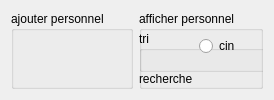
                    <widget class="QWidget" name="tab_6">
                     <attribute name="title">
                      <string>personnel</string>
                     </attribute>
                     <layout class="QHBoxLayout" name="horizontalLayout_59">
                      <item>
                       <layout class="QHBoxLayout" name="horizontalLayout_58">
                        <item>
                         <widget class="QGroupBox" name="groupBox_10">
                          <property name="title">
                           <string>ajouter personnel</string>
                          </property>
                          <widget class="QWidget" name="verticalLayoutWidget">
                           <property name="geometry">
                            <rect>
                             <x>10</x>
                             <y>30</y>
                             <width>471</width>
                             <height>331</height>
                            </rect>
                           </property>
                           <layout class="QVBoxLayout" name="verticalLayout_24">
                            <item>
                             <layout class="QFormLayout" name="formLayout_7">
                              <item row="1" column="0">
                               <widget class="QLabel" name="label_2">
                                <property name="text">
                                 <string>cin</string>
                                </property>
                               </widget>
                              </item>
                              <item row="7" column="0">
                               <widget class="QLabel" name="label">
                                <property name="text">
                                 <string>salaire</string>
                                </property>
                               </widget>
                              </item>
                              <item row="2" column="0">
                               <widget class="QLabel" name="label_3">
                                <property name="text">
                                 <string>nom</string>
                                </property>
                               </widget>
                              </item>
                              <item row="3" column="0">
                               <widget class="QLabel" name="label_4">
                                <property name="text">
                                 <string>prenom</string>
                                </property>
                               </widget>
                              </item>
                              <item row="6" column="0">
                               <widget class="QLabel" name="label_6">
                                <property name="text">
                                 <string>date_naissance</string>
                                </property>
                               </widget>
                              </item>
                              <item row="5" column="0">
                               <widget class="QLabel" name="label_7">
                                <property name="text">
                                 <string>mobile</string>
                                </property>
                               </widget>
                              </item>
                              <item row="4" column="0">
                               <widget class="QLabel" name="label_8">
                                <property name="text">
                                 <string>departement</string>
                                </property>
                               </widget>
                              </item>
                              <item row="1" column="1">
                               <widget class="QLineEdit" name="lineEdit_cinpersonnel"/>
                              </item>
                              <item row="2" column="1">
                               <widget class="QLineEdit" name="lineEdit_nompersonnel"/>
                              </item>
                              <item row="3" column="1">
                               <widget class="QLineEdit" name="lineEdit_prenompersonnel"/>
                              </item>
                              <item row="5" column="1">
                               <widget class="QLineEdit" name="lineEdit_mobilepersonnel"/>
                              </item>
                              <item row="7" column="1">
                               <widget class="QLineEdit" name="lineEdit_salairepersonnel"/>
                              </item>
                              <item row="8" column="0">
                               <widget class="QLabel" name="label_9">
                                <property name="text">
                                 <string>ref_dep</string>
                                </property>
                               </widget>
                              </item>
                              <item row="0" column="1">
                               <spacer name="verticalSpacer">
                                <property name="orientation">
                                 <enum>Qt::Vertical</enum>
                                </property>
                                <property name="sizeHint" stdset="0">
                                 <size>
                                  <width>20</width>
                                  <height>40</height>
                                 </size>
                                </property>
                               </spacer>
                              </item>
                              <item row="9" column="1">
                               <spacer name="verticalSpacer_2">
                                <property name="orientation">
                                 <enum>Qt::Vertical</enum>
                                </property>
                                <property name="sizeHint" stdset="0">
                                 <size>
                                  <width>20</width>
                                  <height>40</height>
                                 </size>
                                </property>
                               </spacer>
                              </item>
                              <item row="4" column="1">
                               <widget class="QComboBox" name="comboBox_persodep">
                                <item>
                                 <property name="text">
                                  <string>finance</string>
                                 </property>
                                </item>
                                <item>
                                 <property name="text">
                                  <string>marketing</string>
                                 </property>
                                </item>
                               </widget>
                              </item>
                              <item row="8" column="1">
                               <widget class="QComboBox" name="comboBox_ref_deppersonnel"/>
                              </item>
                              <item row="6" column="1">
                               <widget class="QDateEdit" name="dateEdit_personnel"/>
                              </item>
                             </layout>
                            </item>
                           </layout>
                          </widget>
                          <widget class="QWidget" name="horizontalLayoutWidget">
                           <property name="geometry">
                            <rect>
                             <x>10</x>
                             <y>409</y>
                             <width>471</width>
                             <height>41</height>
                            </rect>
                           </property>
                           <layout class="QHBoxLayout" name="horizontalLayout_54">
                            <item>
                             <widget class="QPushButton" name="ajouter_personnel">
                              <property name="text">
                               <string>ajouter</string>
                              </property>
                             </widget>
                            </item>
                            <item>
                             <widget class="QPushButton" name="reset_personnel">
                              <property name="text">
                               <string>reset</string>
                              </property>
                             </widget>
                            </item>
                            <item>
                             <spacer name="horizontalSpacer">
                              <property name="orientation">
                               <enum>Qt::Horizontal</enum>
                              </property>
                              <property name="sizeHint" stdset="0">
                               <size>
                                <width>40</width>
                                <height>20</height>
                               </size>
                              </property>
                             </spacer>
                            </item>
                            <item>
                             <widget class="QPushButton" name="modifier_personnel">
                              <property name="text">
                               <string>modifier</string>
                              </property>
                             </widget>
                            </item>
                           </layout>
                          </widget>
                         </widget>
                        </item>
                        <item>
                         <widget class="QGroupBox" name="groupBox_6">
                          <property name="title">
                           <string>afficher personnel</string>
                          </property>
                          <widget class="QWidget" name="horizontalLayoutWidget_2">
                           <property name="geometry">
                            <rect>
                             <x>10</x>
                             <y>410</y>
                             <width>481</width>
                             <height>41</height>
                            </rect>
                           </property>
                           <layout class="QHBoxLayout" name="horizontalLayout_55">
                            <item>
                             <widget class="QPushButton" name="supprimer_personnel">
                              <property name="text">
                               <string>supprimer</string>
                              </property>
                             </widget>
                            </item>
                            <item>
                             <spacer name="horizontalSpacer_2">
                              <property name="orientation">
                               <enum>Qt::Horizontal</enum>
                              </property>
                              <property name="sizeHint" stdset="0">
                               <size>
                                <width>40</width>
                                <height>20</height>
                               </size>
                              </property>
                             </spacer>
                            </item>
                            <item>
                             <widget class="QPushButton" name="chat">
                              <property name="text">
                               <string>Chat</string>
                              </property>
                             </widget>
                            </item>
                            <item>
                             <widget class="QPushButton" name="pdf_personnel">
                              <property name="text">
                               <string>pdf</string>
                              </property>
                             </widget>
                            </item>
                            <item>
                             <widget class="QPushButton" name="stat_personnel">
                              <property name="text">
                               <string>statistiques</string>
                              </property>
                             </widget>
                            </item>
                           </layout>
                          </widget>
                          <widget class="QWidget" name="horizontalLayoutWidget_3">
                           <property name="geometry">
                            <rect>
                             <x>0</x>
                             <y>130</y>
                             <width>491</width>
                             <height>281</height>
                            </rect>
                           </property>
                           <layout class="QHBoxLayout" name="horizontalLayout_60">
                            <item>
                             <layout class="QVBoxLayout" name="verticalLayout_25">
                              <item>
                               <widget class="QTableView" name="tableView_personnel"/>
                              </item>
                             </layout>
                            </item>
                           </layout>
                          </widget>
                          <widget class="QWidget" name="verticalLayoutWidget_3">
                           <property name="geometry">
                            <rect>
                             <x>0</x>
                             <y>60</y>
                             <width>491</width>
                             <height>61</height>
                            </rect>
                           </property>
                           <layout class="QVBoxLayout" name="verticalLayout_26">
                            <item>
                             <widget class="QGroupBox" name="groupBox_11">
                              <property name="title">
                               <string>recherche</string>
                              </property>
                              <widget class="QWidget" name="verticalLayoutWidget_4">
                               <property name="geometry">
                                <rect>
                                 <x>10</x>
                                 <y>20</y>
                                 <width>451</width>
                                 <height>31</height>
                                </rect>
                               </property>
                               <layout class="QVBoxLayout" name="verticalLayout_27">
                                <item>
                                 <widget class="QLineEdit" name="lineEdit_recherchepersonnel"/>
                                </item>
                               </layout>
                              </widget>
                             </widget>
                            </item>
                           </layout>
                          </widget>
                          <widget class="QWidget" name="horizontalLayoutWidget_4">
                           <property name="geometry">
                            <rect>
                             <x>0</x>
                             <y>20</y>
                             <width>491</width>
                             <height>41</height>
                            </rect>
                           </property>
                           <layout class="QHBoxLayout" name="horizontalLayout_61">
                            <item>
                             <widget class="QGroupBox" name="groupBox_12">
                              <property name="title">
                               <string>tri</string>
                              </property>
                              <widget class="QWidget" name="horizontalLayoutWidget_5">
                               <property name="geometry">
                                <rect>
                                 <x>60</x>
                                 <y>0</y>
                                 <width>371</width>
                                 <height>31</height>
                                </rect>
                               </property>
                               <layout class="QHBoxLayout" name="horizontalLayout_62">
                                <item>
                                 <widget class="QRadioButton" name="tri_cin_personnel">
                                  <property name="text">
                                   <string>cin</string>
                                  </property>
                                 </widget>
                                </item>
                                <item>
                                 <widget class="QRadioButton" name="tri_salaire_personnel">
                                  <property name="text">
                                   <string>salaire</string>
                                  </property>
                                 </widget>
                                </item>
                                <item>
                                 <widget class="QRadioButton" name="tri_nom_personnel">
                                  <property name="text">
                                   <string>nom</string>
                                  </property>
                                 </widget>
                                </item>
                               </layout>
                              </widget>
                             </widget>
                            </item>
                           </layout>
                          </widget>
                         </widget>
                        </item>
                       </layout>
                      </item>
                     </layout>
                    </widget>
